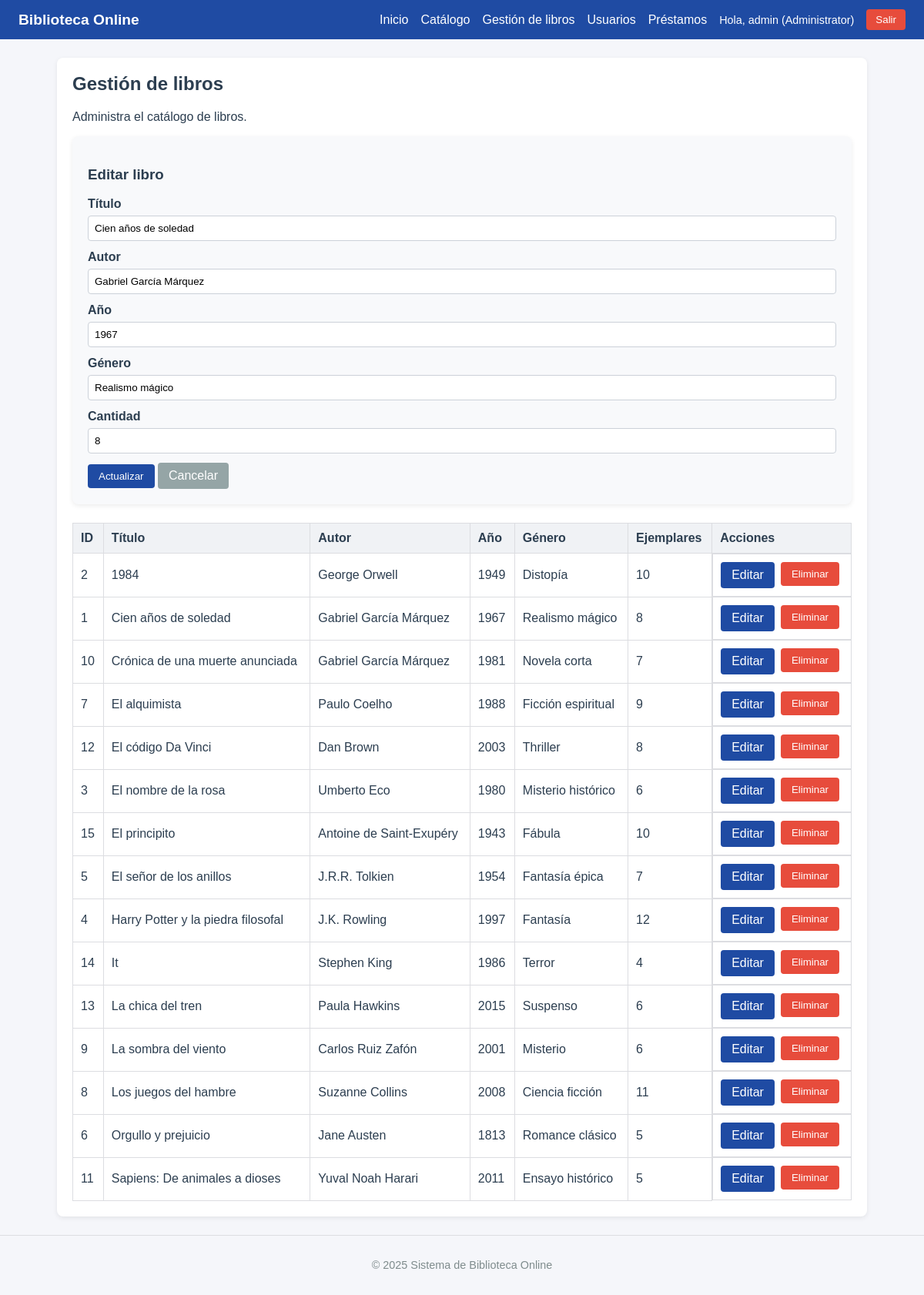
Screenshot of /legacy/books.php?edit=1 (signed in) with the database file from the repository.
### tables this page shows
CREATE TABLE IF NOT EXISTS books (
  id INT AUTO_INCREMENT PRIMARY KEY,
  title VARCHAR(50) NOT NULL,
  author VARCHAR(50) NOT NULL,
  year INT,
  genre VARCHAR(50),
  quantity INT NOT NULL
);

### legacy/books.php (the view, shortened to what this page needs)
<?php
require_once __DIR__ . '/includes/header.php';
$pdo = getPDO();
$editBook = null;
if (isset($_GET['edit'])) {
    $id = (int) $_GET['edit'];
    $stmt = $pdo->prepare('SELECT * FROM books WHERE id = :id');
    $stmt->execute(['id' => $id]);
    $editBook = $stmt->fetch();
}
$books = $pdo->query('SELECT * FROM books ORDER BY title')->fetchAll();
?>
<div class="card">
    <h2>Gestión de libros</h2>
    <p>Administra el catálogo de libros.</p>
    <div class="card" style="background-color:#f8f9fb;">
        <h3><?php echo $editBook ? 'Editar libro' : 'Nuevo libro'; ?></h3>
        <form method="POST" action="books.php">
            <div class="form-group">
                <label for="title">Título</label>
                <input type="text" id="title" name="title" value="<?php echo htmlspecialchars($editBook['title'] ?? ''); ?>" required>
            </div>
            <div class="form-group">
                <label for="author">Autor</label>
                <input type="text" id="author" name="author" value="<?php echo htmlspecialchars($editBook['author'] ?? ''); ?>" required>
            </div>
            <div class="form-group">
                <label for="year">Año</label>
                <input type="number" id="year" name="year" value="<?php echo htmlspecialchars($editBook['year'] ?? ''); ?>" min="0" max="3000">
            </div>
            <div class="form-group">
                <label for="genre">Género</label>
                <input type="text" id="genre" name="genre" value="<?php echo htmlspecialchars($editBook['genre'] ?? ''); ?>">
            </div>
            <div class="form-group">
                <label for="quantity">Cantidad</label>
                <input type="number" id="quantity" name="quantity" value="<?php echo htmlspecialchars($editBook['quantity'] ?? ''); ?>" min="1" required>
            </div>
            <button type="submit" class="button"><?php echo $editBook ? 'Actualizar' : 'Agregar'; ?></button>
            <?php if ($editBook): ?>
                <a class="button" style="background-color:#95a5a6;" href="books.php">Cancelar</a>
            <?php endif; ?>
        </form>
    </div>
    <table class="table">
        <thead>
            <tr>
                <th>ID</th>
                <th>Título</th>
                <th>Autor</th>
                <th>Año</th>
                <th>Género</th>
                <th>Ejemplares</th>
                <th>Acciones</th>
            </tr>
        </thead>
        <tbody>
            <?php foreach ($books as $book): ?>
                <tr>
                    <td><?php echo (int) $book['id']; ?></td>
                    <td><?php echo htmlspecialchars($book['title']); ?></td>
                    <td><?php echo htmlspecialchars($book['author']); ?></td>
                    <td><?php echo htmlspecialchars((string) $book['year']); ?></td>
                    <td><?php echo htmlspecialchars($book['genre'] ?? ''); ?></td>
                    <td><?php echo (int) $book['quantity']; ?></td>
                    <td class="actions">
                        <a class="button" href="books.php?edit=<?php echo (int) $book['id']; ?>">Editar</a>
                        <form method="POST" action="books.php" data-confirm="¿Eliminar libro?">
                            <button type="submit" class="button button--danger">Eliminar</button>
                        </form>
                    </td>
                </tr>
            <?php endforeach; ?>
        </tbody>
    </table>
</div>
<?php require_once __DIR__ . '/includes/footer.php'; ?>

### public/assets/css/style.css (style rules this page uses)
* { box-sizing: border-box; }
body { margin: 0; font-family: Arial, Helvetica, sans-serif; background-color: #f5f6fa; color: #2c3e50; }
a { color: #2c3e50; text-decoration: none; }
.card { background-color: #ffffff; border-radius: 8px; box-shadow: 0 2px 6px rgba(0, 0, 0, 0.08); padding: 20px; margin-bottom: 24px; }
.card h2 { margin-top: 0; }
.table { width: 100%; border-collapse: collapse; margin-top: 12px; }
.table th, .table td { border: 1px solid #dcdde1; padding: 10px; text-align: left; }
.table th { background-color: #f0f2f5; }
.button { display: inline-block; background-color: #1f4ba3; color: #ffffff; padding: 8px 14px; border-radius: 4px; border: none; cursor: pointer; }
.button--danger { background-color: #e74c3c; }
.form-group { margin-bottom: 12px; }
.form-group label { display: block; font-weight: 600; margin-bottom: 6px; }
.form-group input, .form-group select { width: 100%; padding: 8px; border: 1px solid #ccd1d9; border-radius: 4px; }
.actions { display: flex; gap: 8px; }

### rows the page displays
books: title "Cien años de soledad", author "Gabriel García Márquez", year "1967", genre "Realismo mágico", quantity "8", id "1"
books: id "2", title "1984", author "George Orwell", year "1949", genre "Distopía", quantity "10"
books: id "10", title "Crónica de una muerte anunciada", author "Gabriel García Márquez", year "1981", genre "Novela corta", quantity "7"
books: id "7", title "El alquimista", author "Paulo Coelho", year "1988", genre "Ficción espiritual", quantity "9"
books: id "12", title "El código Da Vinci", author "Dan Brown", year "2003", genre "Thriller", quantity "8"
books: id "3", title "El nombre de la rosa", author "Umberto Eco", year "1980", genre "Misterio histórico", quantity "6"
books: id "15", title "El principito", author "Antoine de Saint-Exupéry", year "1943", genre "Fábula", quantity "10"
books: id "5", title "El señor de los anillos", author "J.R.R. Tolkien", year "1954", genre "Fantasía épica", quantity "7"
books: id "4", title "Harry Potter y la piedra filosofal", author "J.K. Rowling", year "1997", genre "Fantasía", quantity "12"
books: id "14", title "It", author "Stephen King", year "1986", genre "Terror", quantity "4"
books: id "13", title "La chica del tren", author "Paula Hawkins", year "2015", genre "Suspenso", quantity "6"
books: id "9", title "La sombra del viento", author "Carlos Ruiz Zafón", year "2001", genre "Misterio", quantity "6"
books: id "8", title "Los juegos del hambre", author "Suzanne Collins", year "2008", genre "Ciencia ficción", quantity "11"
books: id "6", title "Orgullo y prejuicio", author "Jane Austen", year "1813", genre "Romance clásico", quantity "5"
books: id "11", title "Sapiens: De animales a dioses", author "Yuval Noah Harari", year "2011", genre "Ensayo histórico", quantity "5"

### other values shown
$user['username'] "admin"
$user['role'] "Administrator"
